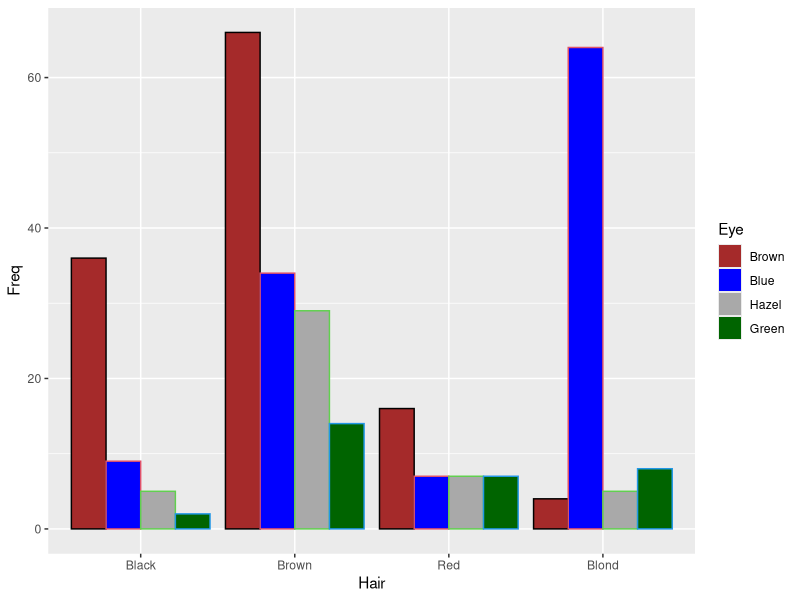

This figure's R source:
library("ggplot2")
mydata <- subset(as.data.frame(HairEyeColor), Sex == 'Female')
obj <- ggplot(data = mydata, aes(x = Hair, y = Freq, fill = Eye)) + 
  geom_bar(stat="identity", color = mydata$Eye, position = position_dodge()) + scale_fill_manual(values=c("Brown", "Blue", "Darkgrey", "Darkgreen")) + theme(legend.position = "right")
